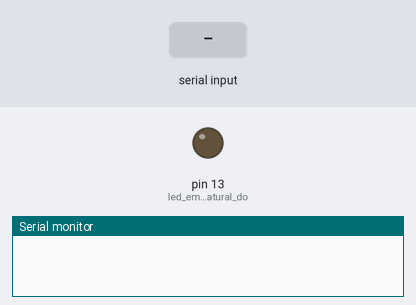
Simulated run of this sketch. Board: Arduino Uno, built with avr-gcc and run on an emulated ATmega328P. Shown: output pins drawn as LEDs (lit = HIGH), the last lines printed to the serial monitor. The inputs (shaded band) are chosen by the test bench.

Above: at 1.2 s.
1.3 s: "ligar\n" received over Serial
At 2.0 s:
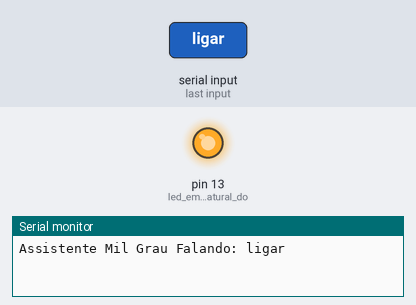
2.8 s: byte 10 ('\n') received over Serial
Timing chart, 0 to 5.8 s (numbered marks = the images above; inputs shaded):
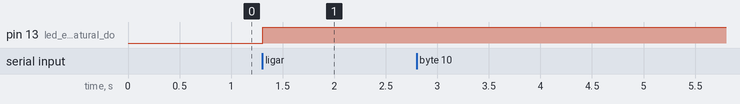

Measured:
- after the input at 1.3 s, pin 13 (led_embarcado_natural_do): LOW → HIGH at once

The sketch:

assistenteArduino.ino
```cpp
String inputString = "";         // a String to hold incoming data - String de entrada vazia
bool stringComplete = false;  // whether the string is complete - confirma se a string chegou inteira e completa

void setup() {
  // initialize serial:
  Serial.begin(9600);
  // reserve 200 bytes for the inputString:
  inputString.reserve(200); //String de entrada com 200 bytes de caracteres para armazenar

  pinMode(LED_BUILTIN, OUTPUT); //led embarcado natural do arduino
}

void loop() {
  // print the string when a newline arrives:
  if (stringComplete) {
    Serial.print("Assistente Mil Grau Falando: ");
    Serial.print(inputString);
    // clear the string:
    if(inputString.startsWith("ligar")){ //se a instrigue de entrada começar com a palavra ligar
      //importante: qualquer texo com a palvra ligar
      digitalWrite(LED_BUILTIN, !digitalRead(LED_BUILTIN));// toggle - escrev o inverso do estado atual, vou ler o led e inverter o estado
    }
    inputString = ""; //quando chegar a string compelta ele esvazia
    stringComplete = false;
  }
}

/*
  SerialEvent occurs whenever a new data comes in the hardware serial RX. This
  routine is run between each time loop() runs, so using delay inside loop can
  delay response. Multiple bytes of data may be available.
*/
//Leitura da porta Serial
void serialEvent() { //o Arduino tem essa função importante, ele tem esse serialEvent, vc chamando ele roda o loop e depois esse serialEvent
  while (Serial.available()) {//Enquanto tiver alguma coisa recebendo na Serial
    // get the new byte:
    char inChar = (char)Serial.read();//Leitura no Serial.read e converto para caracter
    // add it to the inputString:
    inputString += inChar;//coloca a variável inChar letra por letra ouvida na String
    // if the incoming character is a newline, set a flag so the main loop can
    // do something about it:
    if (inChar == '\n') {
      stringComplete = true;//quando chegar no /n ele conclui q recebeu a frase inteira
    }
  }
}
```
